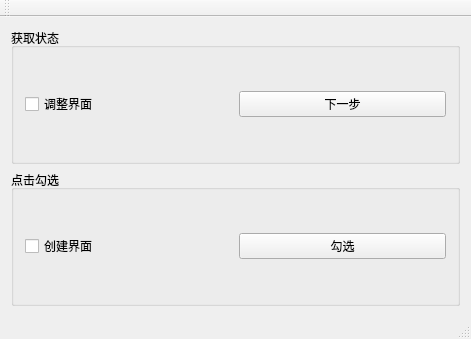
<?xml version="1.0" encoding="UTF-8"?>
<ui version="4.0">
 <class>checkbox</class>
 <widget class="QMainWindow" name="checkbox">
  <property name="geometry">
   <rect>
    <x>0</x>
    <y>0</y>
    <width>471</width>
    <height>339</height>
   </rect>
  </property>
  <property name="windowTitle">
   <string>checkbox</string>
  </property>
  <widget class="QWidget" name="centralWidget">
   <layout class="QVBoxLayout" name="verticalLayout">
    <item>
     <widget class="QGroupBox" name="groupBox">
      <property name="title">
       <string>获取状态</string>
      </property>
      <layout class="QHBoxLayout" name="horizontalLayout">
       <item>
        <widget class="QCheckBox" name="checkBox">
         <property name="text">
          <string>调整界面</string>
         </property>
        </widget>
       </item>
       <item>
        <widget class="QPushButton" name="pushButton">
         <property name="text">
          <string>下一步</string>
         </property>
        </widget>
       </item>
      </layout>
     </widget>
    </item>
    <item>
     <widget class="QGroupBox" name="groupBox_2">
      <property name="title">
       <string>点击勾选</string>
      </property>
      <layout class="QHBoxLayout" name="horizontalLayout_2">
       <item>
        <widget class="QCheckBox" name="checkBox_2">
         <property name="text">
          <string>创建界面</string>
         </property>
        </widget>
       </item>
       <item>
        <widget class="QPushButton" name="pushButton_2">
         <property name="text">
          <string>勾选</string>
         </property>
        </widget>
       </item>
      </layout>
     </widget>
    </item>
   </layout>
  </widget>
  <widget class="QToolBar" name="mainToolBar">
   <attribute name="toolBarArea">
    <enum>TopToolBarArea</enum>
   </attribute>
   <attribute name="toolBarBreak">
    <bool>false</bool>
   </attribute>
  </widget>
  <widget class="QStatusBar" name="statusBar"/>
  <widget class="QMenuBar" name="menuBar">
   <property name="geometry">
    <rect>
     <x>0</x>
     <y>0</y>
     <width>471</width>
     <height>26</height>
    </rect>
   </property>
  </widget>
 </widget>
 <layoutdefault spacing="6" margin="11"/>
 <resources/>
 <connections/>
</ui>
